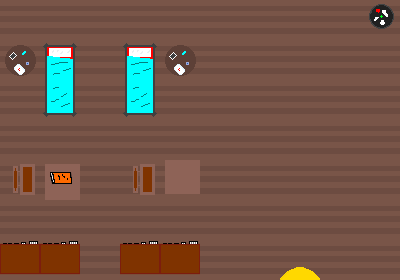

Rendered tile map (Tiled .tmx) drawn with the repository's tilesets; below, a short description and the full map source, tile grids included:
An orthogonal 10x7 tile map with 40x40 px tiles, 3 tile layers (floor, objects, exit).

<map version="1.2" tiledversion="1.3.5" orientation="orthogonal" renderorder="right-down" width="10" height="7" tilewidth="40" tileheight="40" infinite="0" nextlayerid="5" nextobjectid="1">
 <editorsettings>
  <export target="stage4s1.json" format="json" />
 </editorsettings>
 <tileset firstgid="1" name="house2tiles" tilewidth="40" tileheight="40" tilecount="18" columns="6">
  <image source="../stage4s2/house2tiles.png" width="240" height="120" />
 </tileset>
 <layer id="1" name="floor" width="10" height="7">
  <data encoding="csv">
2,2,2,2,2,2,2,2,2,2,
2,2,2,2,2,2,2,2,2,2,
2,2,2,2,2,2,2,2,2,2,
2,2,2,2,2,2,2,2,2,2,
15,2,2,15,2,2,2,2,2,2,
2,2,2,2,2,2,2,2,2,2,
2,2,2,2,2,2,2,2,2,2
</data>
 </layer>
 <layer id="2" name="objects" width="10" height="7">
  <data encoding="csv">
0,0,0,0,0,0,0,0,0,4,
3,7,0,7,3,0,0,0,0,0,
0,8,0,8,0,0,0,0,0,0,
0,0,0,0,0,0,0,0,0,0,
0,5,0,0,11,0,0,0,0,0,
0,0,0,0,0,0,0,0,0,0,
14,14,0,14,14,0,0,0,0,0
</data>
 </layer>
 <layer id="4" name="exit" width="10" height="7">
  <data encoding="csv">
0,0,0,0,0,0,0,0,0,0,
0,0,0,0,0,0,0,0,0,0,
0,0,0,0,0,0,0,0,0,0,
0,0,0,0,0,0,0,0,0,0,
0,0,0,0,0,0,0,0,0,0,
0,0,0,0,0,0,0,0,0,0,
0,0,0,0,0,0,0,10,0,0
</data>
 </layer>
</map>
